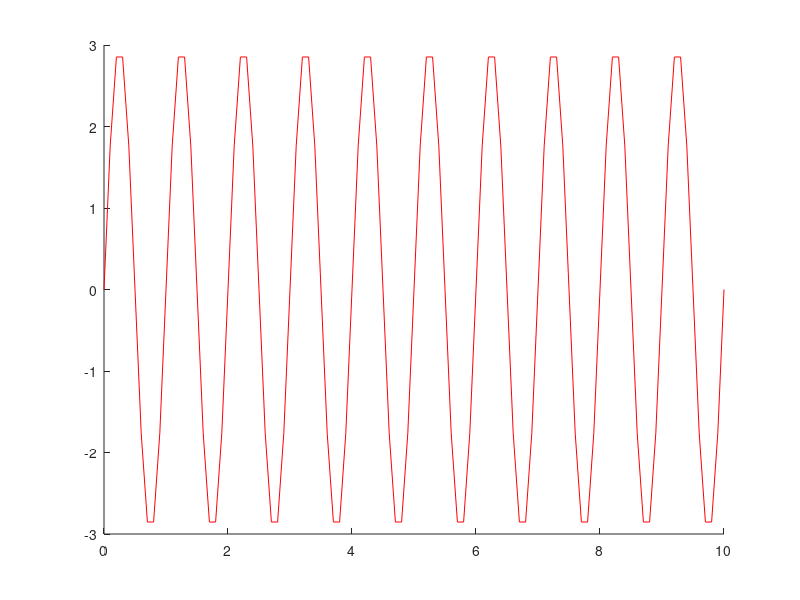
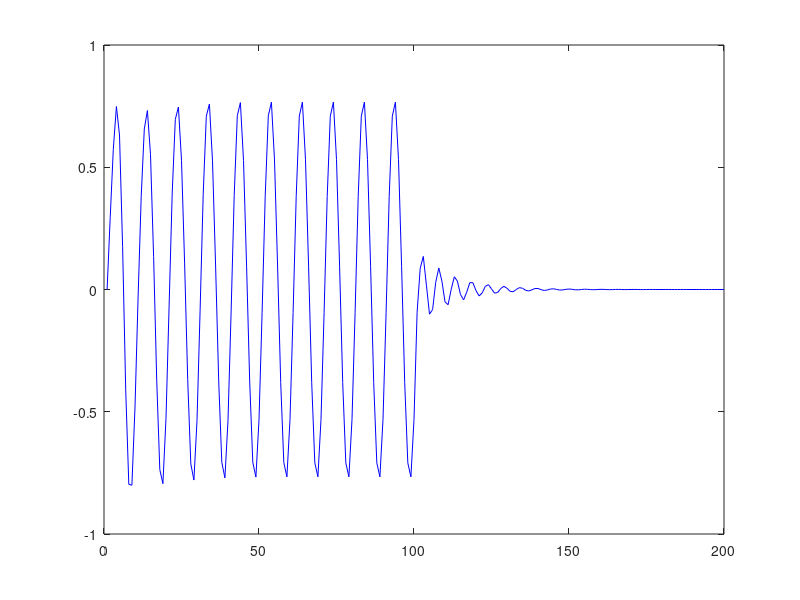

Reproduce these figures in MATLAB, in order.
1;

clear;
clf;
function y = sistema(x)
    n = length(x);
    if ( n < 2)
        disp('Muestra muy chica');
        return
    end
    y = zeros(1,n);
    
    y(1) = 1/6;
    y(2) = 1/18;

    for i = 3:n
        y(i) = 1/6 * (x(i) - 2*x(i-1) + x(i-2) + 4*y(i-1) - 5*y(i-2));
    end
endfunction

n = 100;
impulso = zeros(1,n);
impulso(1) = 1;

h = sistema(impulso);

x = 0:0.1:10;
senal_periodica = 3*sin(2*pi*x);

sconv = conv(senal_periodica, h);

hold on;
plot(x,senal_periodica, 'r')

figure(2);
plot(sconv, 'b')




